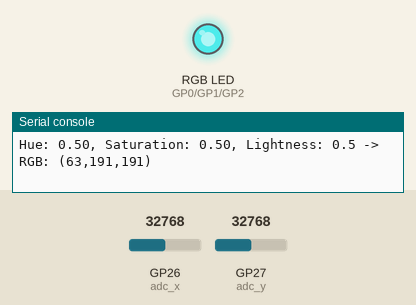
This program was run on a simulated Raspberry Pi Pico running MicroPython. Parts: an RGB LED mixed from three pins (HIGH = lit), the last lines printed to the serial console. Inputs (shaded band) come from the test bench; at power-on: GP26 (adc_x) = 32768, GP27 (adc_y) = 32768 (analog values on the 0–65535 scale). Dim RGB values are drawn brighter than linear.

Above: at 1.2 s.
1.3 s: GP26 (adc_x) set to 45874
At 1.6 s:
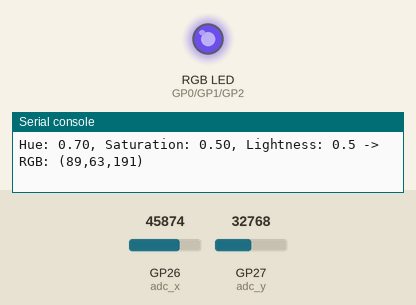
2.8 s: GP27 (adc_y) set to 45874
At 4.0 s:
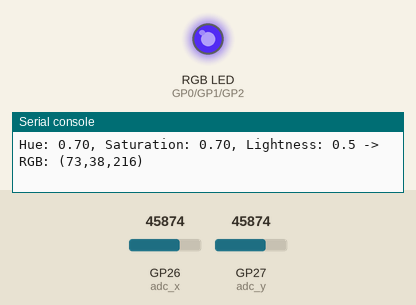
4.3 s: GP26 (adc_x) set to 57670
At 5.3 s:
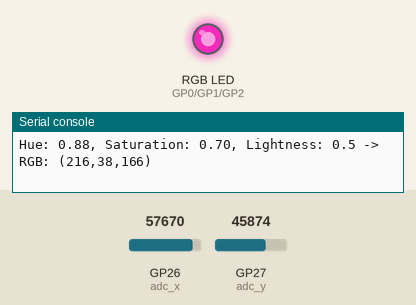
5.8 s: GP27 (adc_y) set to 32767
At 6.1 s:
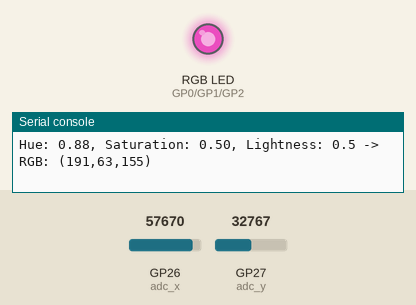
7.3 s: GP26 (adc_x) set to 65535
At 8.5 s:
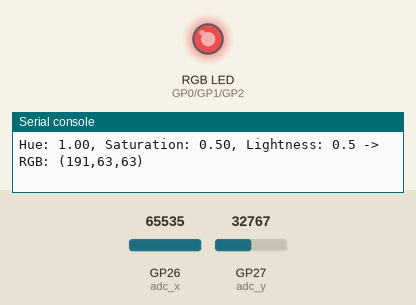
8.8 s: GP27 (adc_y) set to 19660
At 9.8 s:
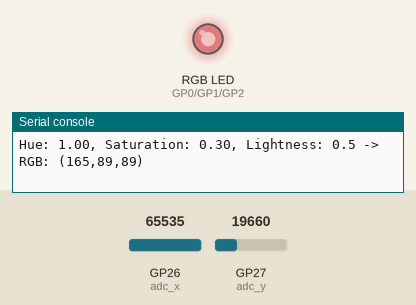
Timing chart, 0 to 11.3 s (numbered marks = the images above; inputs shaded):
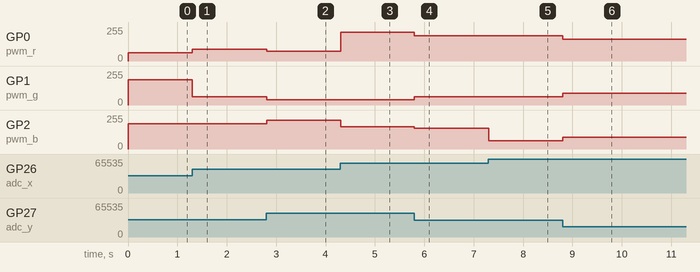

Measured:
- after the input at 1.3 s, GP0 (pwm_r): 63/255 → 89/255 at once; GP1 (pwm_g): 191/255 → 63/255 at once
- after the input at 2.8 s, GP0 (pwm_r): 89/255 → 73/255 at once; GP1 (pwm_g): 63/255 → 38/255 at once; GP2 (pwm_b): 191/255 → 216/255 at once
- after the input at 4.3 s, GP0 (pwm_r): 73/255 → 216/255 at once; GP2 (pwm_b): 216/255 → 166/255 at once
- after the input at 5.8 s, GP0 (pwm_r): 216/255 → 191/255 at once; GP1 (pwm_g): 38/255 → 63/255 at once; GP2 (pwm_b): 166/255 → 155/255 at once
- after the input at 7.3 s, GP2 (pwm_b): 155/255 → 63/255 at once
- after the input at 8.8 s, GP0 (pwm_r): 191/255 → 165/255 at once; GP1 (pwm_g), GP2 (pwm_b): 63/255 → 89/255 at once

The program:

picoHSLjoystick.py
```python
# This script uses a joystick to control an RGB LED in the HSL color space.
# The joystick's X-axis controls the hue, and the Y-axis controls the saturation.

from machine import Pin, PWM, ADC
import time
import math

# --- Hardware Setup ---
# For the RGB LED:
# Connect the RGB LED's Red pin to a GPIO pin (e.g., GP0).
# Connect the Green pin to another GPIO pin (e.g., GP1).
# Connect the Blue pin to a third GPIO pin (e.g., GP2).
# Use current-limiting resistors (e.g., 220 Ohm) on each pin.

# For the Joystick:
# Connect the Joystick's VRX pin to a Pico ADC pin (e.g., GP26).
# Connect the Joystick's VRY pin to another Pico ADC pin (e.g., GP27).
# Connect GND and VCC on the joystick to a GND and 3.3V pin on the Pico.

RED_PIN = 0
GREEN_PIN = 1
BLUE_PIN = 2
JOYSTICK_X_PIN = 26
JOYSTICK_Y_PIN = 27

# Set up the PWM objects for each color channel.
pwm_r = PWM(Pin(RED_PIN))
pwm_g = PWM(Pin(GREEN_PIN))
pwm_b = PWM(Pin(BLUE_PIN))
pwm_r.freq(1000)
pwm_g.freq(1000)
pwm_b.freq(1000)

# Set up the ADC objects for the joystick axes.
adc_x = ADC(Pin(JOYSTICK_X_PIN))
adc_y = ADC(Pin(JOYSTICK_Y_PIN))

def set_rgb_color(r, g, b):
    """
    Sets the RGB LED color using 8-bit values (0-255).
    """
    pwm_r.duty_u16(r * 257)
    pwm_g.duty_u16(g * 257)
    pwm_b.duty_u16(b * 257)

def hsl_to_rgb(h, s, l):
    """
    Converts a color from the HSL model to the RGB model.
    h: Hue (0-1), s: Saturation (0-1), l: Lightness (0-1)
    """
    def hue_to_rgb(p, q, t):
        if t < 0: t += 1
        if t > 1: t -= 1
        if t < 1/6: return p + (q - p) * 6 * t
        if t < 1/2: return q
        if t < 2/3: return p + (q - p) * (2/3 - t) * 6
        return p

    if s == 0:
        return int(l * 255), int(l * 255), int(l * 255)

    q = l * (1 + s) if l < 0.5 else l + s - l * s
    p = 2 * l - q

    r = hue_to_rgb(p, q, h + 1/3)
    g = hue_to_rgb(p, q, h)
    b = hue_to_rgb(p, q, h - 1/3)

    return int(r * 255), int(g * 255), int(b * 255)

def main():
    """
    Main loop to read joystick values, convert to HSL, and set the LED color.
    """
    # A constant lightness value to keep the colors vibrant.
    # You can change this to 0.0 (black) or 1.0 (white) for different effects.
    lightness = 0.5

    print("Using joystick to control HSL color space...")
    print("X-axis: Hue (wraps around)")
    print("Y-axis: Saturation")

    while True:
        # Read the 16-bit values from the ADC pins.
        x_val = adc_x.read_u16()
        y_val = adc_y.read_u16()

        # Map the joystick's X-axis value (0-65535) to the Hue range (0.0-1.0).
        # This mapping naturally creates the "wrap around" effect.
        hue = x_val / 65535.0

        # Map the joystick's Y-axis value (0-65535) to the Saturation range (0.0-1.0).
        saturation = y_val / 65535.0

        # Convert the HSL values to RGB.
        r, g, b = hsl_to_rgb(hue, saturation, lightness)

        # Set the LED color.
        set_rgb_color(r, g, b)

        # Print the current values for feedback.
        print(f"Hue: {hue:.2f}, Saturation: {saturation:.2f}, Lightness: {lightness} -> RGB: ({r},{g},{b})")

        # Small delay to prevent the loop from running too fast.
        time.sleep(0.01)

if __name__ == "__main__":
    main()
```
